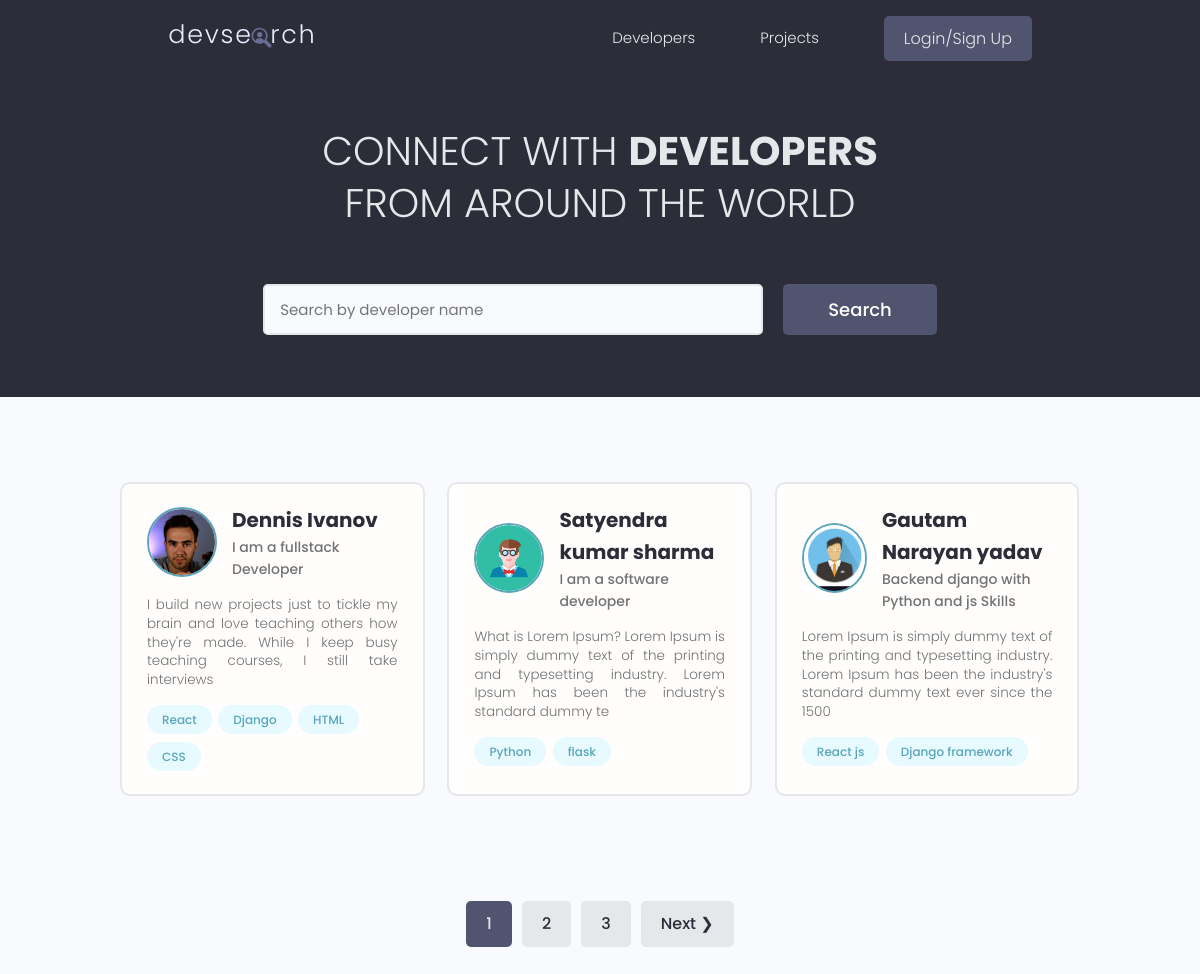
The page / on the database its author committed.
### users/models.py (models this page shows, shortened)
class Profile(models.Model):
    user = models.OneToOneField(
        User, on_delete=models.CASCADE, null=True, blank=True)
    name = models.CharField(max_length=200, blank=True, null=True)
    email = models.EmailField(max_length=500, blank=True, null=True)
    username = models.CharField(max_length=200, blank=True, null=True)
    location = models.CharField(max_length=200, blank=True, null=True)
    short_intro = models.CharField(max_length=200, blank=True, null=True)
    bio = models.TextField(blank=True, null=True)
    profile_image = models.ImageField(
        null=True, blank=True, upload_to='profiles/', default="profiles/user-default.png")
    social_github = models.CharField(max_length=200, blank=True, null=True)
    social_twitter = models.CharField(max_length=200, blank=True, null=True)
    social_linkedin = models.CharField(max_length=200, blank=True, null=True)
    social_youtube = models.CharField(max_length=200, blank=True, null=True)
    social_website = models.CharField(max_length=200, blank=True, null=True)
    created = models.DateTimeField(auto_now_add=True)
    id = models.UUIDField(default=uuid.uuid4, unique=True,
                          primary_key=True, editable=False)
    class Meta:
        ordering = ['created']
    @property
    def imageURL(self):
        try:
            url = self.profile_image.url
        except:
            url = ''
        return url

class Skill(models.Model):
    owner = models.ForeignKey(
        Profile, on_delete=models.CASCADE, null=True, blank=True)
    name = models.CharField(max_length=200, blank=True, null=True)
    description = models.TextField(null=True, blank=True)
    created = models.DateTimeField(auto_now_add=True)
    id = models.UUIDField(default=uuid.uuid4, unique=True,
                          primary_key=True, editable=False)
    def __str__(self):
        return str(self.name)

### users/views.py (the view)
# urls.py: path('', views.profiles, name="profiles"),
def profiles(request):
    profiles, search_query = searchProfiles(request)
    custom_range, profiles = paginateProfiles(request, profiles, 3)
    context = {'profiles': profiles, 'search_query': search_query,
               'custom_range': custom_range}
    return render(request, 'users/profiles.html', context)

### users/utils.py (called while the page is built)
def paginateProfiles(request, profiles, results):
    page = request.GET.get('page')
    paginator = Paginator(profiles, results)
    try:
        profiles = paginator.page(page)
    except PageNotAnInteger:
        page = 1
        profiles = paginator.page(page)
    except EmptyPage:
        page = paginator.num_pages
        profiles = paginator.page(page)
    leftIndex = (int(page) - 4)
    if leftIndex < 1:
        leftIndex = 1
    rightIndex = (int(page) + 5)
    if rightIndex > paginator.num_pages:
        rightIndex = paginator.num_pages + 1
    custom_range = range(leftIndex, rightIndex)
    return custom_range, profiles

def searchProfiles(request):
    search_query = ''
    if request.GET.get('search_query'):
        search_query = request.GET.get('search_query')
    skills = Skill.objects.filter(name__icontains=search_query)
    profiles = Profile.objects.distinct().filter(
        Q(name__icontains=search_query) |
        Q(short_intro__icontains=search_query) |
        Q(skill__in=skills)
    )
    return profiles, search_query

### users/templates/users/profiles.html (shortened to what this page needs)
{% extends 'main.html' %}
{% block content %}
<main class="home">
    <section class="hero-section text-center">
        <div class="container container--narrow">
            <div class="hero-section__box">
                <h2>CONNECT WITH <span>DEVELOPERS</span></h2>
                <h2>FROM AROUND THE WORLD</h2>
            </div>
            <div class="hero-section__search">
                <form id="searchForm" class="form" action="{% url 'profiles' %}" method="get">
                    <div class="form__field">
                        <input class="input input--text" id="formInput#search" type="text" name="search_query"
                            value="{{search_query}}" placeholder="Search by developer name" />
                    </div>
                    <input class="btn btn--sub btn--lg" type="submit" value="Search" />
                </form>
            </div>
        </div>
    </section>
    <section class="devlist">
        <div class="container">
            <div class="grid grid--three">
                {% for profile in profiles %}
                <div class="column card">
                    <div class="dev">
                        <a href="{% url 'user-profile' profile.id %}" class="card__body">
                            <div class="dev__profile">
                                <img class="avatar avatar--md" src="{{ profile.imageURL }}" alt="image" />
                                <div class="dev__meta">
                                    <h3>{{profile.name}}</h3>
                                    <h5>{{profile.short_intro|slice:"60"}}</h5>
                                </div>
                            </div>
                            <p class="dev__info">{{profile.bio|slice:"150"}}</p>
                            <div class="dev__skills">
                                {% for skill in profile.skill_set.all|slice:"5" %}
                                <span class="tag tag--pill tag--main">
                                    <small>{{skill}}</small>
                                </span>
                                {% endfor %}
                            </div>
                        </a>
                    </div>
                </div>
                {% endfor %}
            </div>
        </div>
    </section>
    {% include 'pagination.html' with queryset=profiles custom_range=custom_range %}
</main>
{% endblock content %}

### static/styles/app.css (style rules this page uses)
:root { --color-sub: #2d2d39; }
.btn--sub { background-color: var(--color-sub-light); }
.card { border: 2px solid var(--color-light); }
img { width: 100%; }
.hero-section { height: 40vh; display: flex; align-items: center; background-color: var(--color-sub); }
.hero-section__box { margin-bottom: 4rem; }
.hero-section__box > h2, .hero-section__box > h2 > span { font-size: 4rem; color: var(--color-light); line-height: 1.3; text-transform: uppercase; }
.hero-section__box > h2 { font-weight: 300; }
.hero-section__box > h2 > span { font-weight: 700; }
.hero-section__search > .form { display: flex; align-items: center; justify-content: center; gap: 2rem; }
.hero-section__search > .form input.input--text { width: 50rem; }
.devlist { margin-top: 8rem; }
.devlist .grid { align-items: stretch; }
.devlist .dev .dev__profile { display: flex; align-items: center; gap: 1.5rem; }
.devlist .dev .dev__meta h3 { color: var(--color-sub); font-size: 2rem; font-weight: 700; }
.devlist .dev .dev__meta h5 { color: var(--color-text); font-size: 1.4rem; font-weight: 500; }
.devlist .dev .dev__info { margin: 1.5rem 0; font-size: 1.35rem; line-height: 1.4; text-align: justify; }

### static/uikit/styles/modules/_variables.css (style rules this page uses)
:root { --color-main: #5aa5b9; --color-main-light: #e6faff; --color-sub: #3f4156; --color-sub-light: #51546e; --color-sub-lighter: #ededfd; --color-text: #737373; --color-gray: #8b8b8b; --color-light: #e5e7eb; --color-light-gray: #767676; --color-bg: #f8fafd; --color-white: #fffefd; --color-white-light: #f3f3f3; --color-success: #359e64; --color-success-bg: #def8e8; --color-error: #fc4b0b; --color-error-bg: #fff2ee; --font-base: 'Poppins', arial, helvetica, 'Segoe UI', roboto, ubuntu, sans-serif; --font-monospace: 'Fira Code', 'Courier New', courier, monospace; --font-regular: 300; --font-medium: 500; --font-bold: 700; --generic-shadow: 1px 1px 5px #00000010; --generic-transition: all 0.3s ease-in-out; }

### static/uikit/styles/modules/_base.css (style rules this page uses)
* { margin: 0; padding: 0; box-sizing: border-box; text-rendering: optimizeLegibility; color: inherit; font-size: inherit; }
html { font-size: 50%; }
@media only screen and (min-width: 480px) { html { font-size: 56.25%; } }
@media only screen and (min-width: 1200px) { html { font-size: 62.5%; } }
body { line-height: 1.6; font-weight: 400; font-size: 1.5rem; color: var(--color-text); background-color: var(--color-bg); min-height: 100vh; }

### static/uikit/styles/modules/_typography.css (style rules this page uses)
* { font-family: var(--font-base); }
h2 { font-size: 3.6rem; font-weight: var(--font-bold); }
h3 { font-size: 3.2rem; font-weight: var(--font-medium); }
h5 { font-size: 2.4rem; font-weight: var(--font-medium); }
h5, h6 { font-weight: var(--font-regular); }
p, span, strong { font-size: 1.6rem; color: var(--color-text); font-weight: var(--font-regular); }
a { padding-bottom: 2px; text-decoration: none; display: inline-block; color: var(--color-main); font-weight: var(--font-medium); }

### static/uikit/styles/modules/_utilities.css (style rules this page uses)
.container { width: 92%; max-width: 165rem; margin: 0 auto; box-sizing: border-box; }
.container--narrow { width: 92%; max-width: 120rem; }
@media screen and (min-width: 1000px) { .container { width: 90%; } }
@media screen and (min-width: 1000px) { .container--narrow { width: 85%; } }
@media screen and (min-width: 1200px) { .container { width: 80%; } }
@media screen and (min-width: 1200px) { .container--narrow { width: 72%; } }
.text-center { text-align: center; }

### static/uikit/styles/modules/_avatar.css (style rules this page uses)
.avatar { border-radius: 50%; border: 2px solid var(--color-main); object-fit: cover; }
.avatar--md { height: 7rem; width: 7rem; }

### static/uikit/styles/modules/_button.css (style rules this page uses)
.btn { display: inline-block; position: relative; cursor: pointer; background-color: var(--color-light); font-weight: var(--font-medium); color: var(--color-sub); text-decoration: none; padding: 1rem 2rem; border-radius: 0.5rem; border: none; width: -webkit-fit-content; width: -moz-fit-content; width: fit-content; height: -webkit-fit-content; height: -moz-fit-content; height: fit-content; font-size: 1.6rem; outline-width: 0; outline-color: transparent; -webkit-backface-visibility: hidden; backface-visibility: hidden; transition: all 0.3s ease-in-out; }
.btn--sub { background-color: var(--color-sub); color: var(--color-white); }
.btn--lg { font-size: 1.8rem; padding: 1.2rem 4.5rem; }

### static/uikit/styles/modules/_card.css (style rules this page uses)
.card { border-radius: 1rem; background-color: var(--color-white); border: 1.5px solid var(--color-light); width: auto; height: auto; margin-top: 0.5rem; margin-bottom: 0.5rem; overflow: hidden; }
.card__body, .card__header { padding: 2rem 2.5rem; }

### rows shown on the page
Profile: imageURL (picture), name "Dennis Ivanov", short_intro "I am a fullstack Developer", bio "I build new projects just to tickle my brain and love teaching others how they're made. While I keep busy teaching courses, I still take interviews"
Skill: name "React"
Skill: name "Django"
Skill: name "HTML"
Skill: name "CSS"
Profile: imageURL (picture), name "Satyendra kumar sharma", short_intro "I am a software developer", bio "What is Lorem Ipsum? Lorem Ipsum is simply dummy text of the printing and typesetting industry. Lorem Ipsum has been the industry's standard dummy te"
Skill: name "Python"
Skill: name "flask"
Profile: imageURL (picture), name "Gautam Narayan yadav", short_intro "Backend django with Python and js Skills", bio "Lorem Ipsum is simply dummy text of the printing and typesetting industry. Lorem Ipsum has been the industry's standard dummy text ever since the 1500"
Skill: name "React js"
Skill: name "Django framework"

### other values the page prints
{{ page }} "1"
{{ page }} "2" "3"
